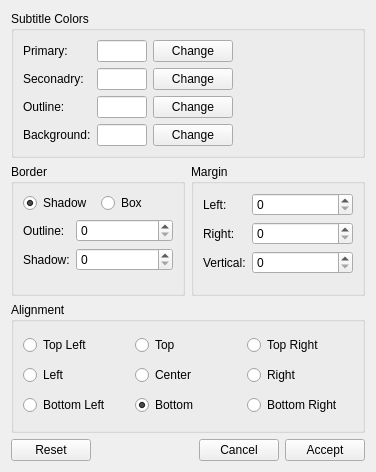
<?xml version="1.0" encoding="UTF-8"?>
<ui version="4.0">
 <class>sub3dtoolguiAdvance</class>
 <widget class="QWidget" name="sub3dtoolguiAdvance">
  <property name="geometry">
   <rect>
    <x>0</x>
    <y>0</y>
    <width>376</width>
    <height>472</height>
   </rect>
  </property>
  <property name="windowTitle">
   <string>sub3dtool-gui Advance Settings</string>
  </property>
  <property name="windowIcon">
   <iconset resource="sub3dtool-gui-images.qrc">
    <normaloff>:/icons/images/logo_sub3dtool.png</normaloff>:/icons/images/logo_sub3dtool.png</iconset>
  </property>
  <layout class="QVBoxLayout" name="verticalLayout">
   <item>
    <widget class="QGroupBox" name="groupBox">
     <property name="title">
      <string>Subtitle Colors</string>
     </property>
     <layout class="QGridLayout" name="gridLayout_2">
      <item row="1" column="0">
       <widget class="QLabel" name="label_7">
        <property name="text">
         <string>Seconadry:</string>
        </property>
       </widget>
      </item>
      <item row="0" column="1">
       <widget class="QLineEdit" name="lineColorPrimary">
        <property name="sizePolicy">
         <sizepolicy hsizetype="Fixed" vsizetype="Fixed">
          <horstretch>0</horstretch>
          <verstretch>0</verstretch>
         </sizepolicy>
        </property>
        <property name="maximumSize">
         <size>
          <width>50</width>
          <height>25</height>
         </size>
        </property>
        <property name="frame">
         <bool>true</bool>
        </property>
        <property name="readOnly">
         <bool>true</bool>
        </property>
       </widget>
      </item>
      <item row="2" column="0">
       <widget class="QLabel" name="label_8">
        <property name="text">
         <string>Outline:</string>
        </property>
       </widget>
      </item>
      <item row="0" column="3">
       <spacer name="horizontalSpacer_2">
        <property name="orientation">
         <enum>Qt::Horizontal</enum>
        </property>
        <property name="sizeHint" stdset="0">
         <size>
          <width>40</width>
          <height>20</height>
         </size>
        </property>
       </spacer>
      </item>
      <item row="0" column="2">
       <widget class="QPushButton" name="buttonChangePrimary">
        <property name="text">
         <string>Change</string>
        </property>
       </widget>
      </item>
      <item row="0" column="0">
       <widget class="QLabel" name="label_6">
        <property name="text">
         <string>Primary:</string>
        </property>
       </widget>
      </item>
      <item row="3" column="0">
       <widget class="QLabel" name="label_9">
        <property name="text">
         <string>Background:</string>
        </property>
       </widget>
      </item>
      <item row="1" column="2">
       <widget class="QPushButton" name="buttonChangeSecondary">
        <property name="text">
         <string>Change</string>
        </property>
       </widget>
      </item>
      <item row="2" column="2">
       <widget class="QPushButton" name="buttonChangeOutline">
        <property name="text">
         <string>Change</string>
        </property>
       </widget>
      </item>
      <item row="3" column="2">
       <widget class="QPushButton" name="buttonChangeBack">
        <property name="text">
         <string>Change</string>
        </property>
       </widget>
      </item>
      <item row="1" column="3">
       <spacer name="horizontalSpacer_3">
        <property name="orientation">
         <enum>Qt::Horizontal</enum>
        </property>
        <property name="sizeHint" stdset="0">
         <size>
          <width>40</width>
          <height>20</height>
         </size>
        </property>
       </spacer>
      </item>
      <item row="2" column="3">
       <spacer name="horizontalSpacer_4">
        <property name="orientation">
         <enum>Qt::Horizontal</enum>
        </property>
        <property name="sizeHint" stdset="0">
         <size>
          <width>40</width>
          <height>20</height>
         </size>
        </property>
       </spacer>
      </item>
      <item row="3" column="3">
       <spacer name="horizontalSpacer_5">
        <property name="orientation">
         <enum>Qt::Horizontal</enum>
        </property>
        <property name="sizeHint" stdset="0">
         <size>
          <width>40</width>
          <height>20</height>
         </size>
        </property>
       </spacer>
      </item>
      <item row="1" column="1">
       <widget class="QLineEdit" name="lineColorSecondary">
        <property name="sizePolicy">
         <sizepolicy hsizetype="Fixed" vsizetype="Fixed">
          <horstretch>0</horstretch>
          <verstretch>0</verstretch>
         </sizepolicy>
        </property>
        <property name="maximumSize">
         <size>
          <width>50</width>
          <height>25</height>
         </size>
        </property>
        <property name="frame">
         <bool>true</bool>
        </property>
        <property name="readOnly">
         <bool>true</bool>
        </property>
       </widget>
      </item>
      <item row="2" column="1">
       <widget class="QLineEdit" name="lineColorOutline">
        <property name="sizePolicy">
         <sizepolicy hsizetype="Fixed" vsizetype="Fixed">
          <horstretch>0</horstretch>
          <verstretch>0</verstretch>
         </sizepolicy>
        </property>
        <property name="maximumSize">
         <size>
          <width>50</width>
          <height>25</height>
         </size>
        </property>
        <property name="frame">
         <bool>true</bool>
        </property>
        <property name="readOnly">
         <bool>true</bool>
        </property>
       </widget>
      </item>
      <item row="3" column="1">
       <widget class="QLineEdit" name="lineColorBack">
        <property name="sizePolicy">
         <sizepolicy hsizetype="Fixed" vsizetype="Fixed">
          <horstretch>0</horstretch>
          <verstretch>0</verstretch>
         </sizepolicy>
        </property>
        <property name="maximumSize">
         <size>
          <width>50</width>
          <height>25</height>
         </size>
        </property>
        <property name="frame">
         <bool>true</bool>
        </property>
        <property name="readOnly">
         <bool>true</bool>
        </property>
       </widget>
      </item>
     </layout>
    </widget>
   </item>
   <item>
    <layout class="QHBoxLayout" name="horizontalLayout_3">
     <item>
      <widget class="QGroupBox" name="groupBox_2">
       <property name="title">
        <string>Border</string>
       </property>
       <layout class="QVBoxLayout" name="verticalLayout_2">
        <item>
         <layout class="QHBoxLayout" name="horizontalLayout_2">
          <item>
           <widget class="QRadioButton" name="radioBorderShadow">
            <property name="text">
             <string>Shadow</string>
            </property>
            <property name="checked">
             <bool>true</bool>
            </property>
           </widget>
          </item>
          <item>
           <widget class="QRadioButton" name="radioBorderBox">
            <property name="text">
             <string>Box</string>
            </property>
           </widget>
          </item>
         </layout>
        </item>
        <item>
         <layout class="QFormLayout" name="formLayout_2">
          <property name="fieldGrowthPolicy">
           <enum>QFormLayout::AllNonFixedFieldsGrow</enum>
          </property>
          <item row="0" column="0">
           <widget class="QLabel" name="label_4">
            <property name="text">
             <string>Outline:</string>
            </property>
           </widget>
          </item>
          <item row="0" column="1">
           <widget class="QSpinBox" name="spinBox">
            <property name="maximum">
             <number>4</number>
            </property>
           </widget>
          </item>
          <item row="1" column="0">
           <widget class="QLabel" name="label_5">
            <property name="text">
             <string>Shadow:</string>
            </property>
           </widget>
          </item>
          <item row="1" column="1">
           <widget class="QSpinBox" name="spinBox_2">
            <property name="maximum">
             <number>4</number>
            </property>
           </widget>
          </item>
         </layout>
        </item>
       </layout>
      </widget>
     </item>
     <item>
      <widget class="QGroupBox" name="groupBox_4">
       <property name="title">
        <string>Margin</string>
       </property>
       <layout class="QFormLayout" name="formLayout">
        <item row="0" column="0">
         <widget class="QLabel" name="label">
          <property name="text">
           <string>Left:</string>
          </property>
         </widget>
        </item>
        <item row="1" column="0">
         <widget class="QLabel" name="label_2">
          <property name="text">
           <string>Right:</string>
          </property>
         </widget>
        </item>
        <item row="0" column="1">
         <widget class="QSpinBox" name="spinMarginLeft"/>
        </item>
        <item row="1" column="1">
         <widget class="QSpinBox" name="spinMarginRight"/>
        </item>
        <item row="2" column="0">
         <widget class="QLabel" name="label_3">
          <property name="text">
           <string>Vertical:</string>
          </property>
         </widget>
        </item>
        <item row="2" column="1">
         <widget class="QSpinBox" name="spinMarginVertical"/>
        </item>
       </layout>
      </widget>
     </item>
    </layout>
   </item>
   <item>
    <widget class="QGroupBox" name="groupBox_3">
     <property name="title">
      <string>Alignment</string>
     </property>
     <layout class="QGridLayout" name="gridLayout">
      <item row="0" column="0">
       <widget class="QRadioButton" name="radioAlignTL">
        <property name="text">
         <string>Top Left</string>
        </property>
       </widget>
      </item>
      <item row="0" column="1">
       <widget class="QRadioButton" name="radioAlignT">
        <property name="text">
         <string>Top</string>
        </property>
       </widget>
      </item>
      <item row="2" column="1">
       <widget class="QRadioButton" name="radioAlignB">
        <property name="text">
         <string>Bottom</string>
        </property>
        <property name="checked">
         <bool>true</bool>
        </property>
       </widget>
      </item>
      <item row="1" column="0">
       <widget class="QRadioButton" name="radioAlignL">
        <property name="text">
         <string>Left</string>
        </property>
       </widget>
      </item>
      <item row="1" column="1">
       <widget class="QRadioButton" name="radioAlignC">
        <property name="text">
         <string>Center</string>
        </property>
       </widget>
      </item>
      <item row="2" column="0">
       <widget class="QRadioButton" name="radioAlignBL">
        <property name="text">
         <string>Bottom Left</string>
        </property>
       </widget>
      </item>
      <item row="0" column="2">
       <widget class="QRadioButton" name="radioAlignTR">
        <property name="text">
         <string>Top Right</string>
        </property>
       </widget>
      </item>
      <item row="1" column="2">
       <widget class="QRadioButton" name="radioAlignR">
        <property name="text">
         <string>Right</string>
        </property>
       </widget>
      </item>
      <item row="2" column="2">
       <widget class="QRadioButton" name="radioAlignBR">
        <property name="text">
         <string>Bottom Right</string>
        </property>
       </widget>
      </item>
     </layout>
    </widget>
   </item>
   <item>
    <layout class="QHBoxLayout" name="horizontalLayout">
     <item>
      <widget class="QPushButton" name="buttonReset">
       <property name="text">
        <string>Reset</string>
       </property>
      </widget>
     </item>
     <item>
      <spacer name="horizontalSpacer">
       <property name="orientation">
        <enum>Qt::Horizontal</enum>
       </property>
       <property name="sizeHint" stdset="0">
        <size>
         <width>40</width>
         <height>20</height>
        </size>
       </property>
      </spacer>
     </item>
     <item>
      <widget class="QPushButton" name="buttonCancel">
       <property name="text">
        <string>Cancel</string>
       </property>
      </widget>
     </item>
     <item>
      <widget class="QPushButton" name="buttonAccept">
       <property name="text">
        <string>Accept</string>
       </property>
      </widget>
     </item>
    </layout>
   </item>
  </layout>
 </widget>
 <resources>
  <include location="sub3dtool-gui-images.qrc"/>
 </resources>
 <connections>
  <connection>
   <sender>buttonAccept</sender>
   <signal>clicked()</signal>
   <receiver>sub3dtoolguiAdvance</receiver>
   <slot>accept()</slot>
   <hints>
    <hint type="sourcelabel">
     <x>359</x>
     <y>308</y>
    </hint>
    <hint type="destinationlabel">
     <x>205</x>
     <y>173</y>
    </hint>
   </hints>
  </connection>
  <connection>
   <sender>buttonReset</sender>
   <signal>clicked()</signal>
   <receiver>sub3dtoolguiAdvance</receiver>
   <slot>reset()</slot>
   <hints>
    <hint type="sourcelabel">
     <x>52</x>
     <y>308</y>
    </hint>
    <hint type="destinationlabel">
     <x>205</x>
     <y>173</y>
    </hint>
   </hints>
  </connection>
  <connection>
   <sender>buttonCancel</sender>
   <signal>clicked()</signal>
   <receiver>sub3dtoolguiAdvance</receiver>
   <slot>cancel()</slot>
   <hints>
    <hint type="sourcelabel">
     <x>268</x>
     <y>308</y>
    </hint>
    <hint type="destinationlabel">
     <x>205</x>
     <y>173</y>
    </hint>
   </hints>
  </connection>
  <connection>
   <sender>buttonChangeBack</sender>
   <signal>clicked()</signal>
   <receiver>sub3dtoolguiAdvance</receiver>
   <slot>changeColorBack()</slot>
   <hints>
    <hint type="sourcelabel">
     <x>216</x>
     <y>146</y>
    </hint>
    <hint type="destinationlabel">
     <x>187</x>
     <y>235</y>
    </hint>
   </hints>
  </connection>
  <connection>
   <sender>buttonChangeOutline</sender>
   <signal>clicked()</signal>
   <receiver>sub3dtoolguiAdvance</receiver>
   <slot>changeColorOutline()</slot>
   <hints>
    <hint type="sourcelabel">
     <x>216</x>
     <y>113</y>
    </hint>
    <hint type="destinationlabel">
     <x>187</x>
     <y>235</y>
    </hint>
   </hints>
  </connection>
  <connection>
   <sender>buttonChangePrimary</sender>
   <signal>clicked()</signal>
   <receiver>sub3dtoolguiAdvance</receiver>
   <slot>changeColorPrimary()</slot>
   <hints>
    <hint type="sourcelabel">
     <x>216</x>
     <y>47</y>
    </hint>
    <hint type="destinationlabel">
     <x>187</x>
     <y>235</y>
    </hint>
   </hints>
  </connection>
  <connection>
   <sender>buttonChangeSecondary</sender>
   <signal>clicked()</signal>
   <receiver>sub3dtoolguiAdvance</receiver>
   <slot>changeColorSecondary()</slot>
   <hints>
    <hint type="sourcelabel">
     <x>216</x>
     <y>80</y>
    </hint>
    <hint type="destinationlabel">
     <x>187</x>
     <y>235</y>
    </hint>
   </hints>
  </connection>
 </connections>
 <slots>
  <slot>accept()</slot>
  <slot>cancel()</slot>
  <slot>reset()</slot>
  <slot>changeColorPrimary()</slot>
  <slot>changeColorSecondary()</slot>
  <slot>changeColorOutline()</slot>
  <slot>changeColorBack()</slot>
 </slots>
</ui>
